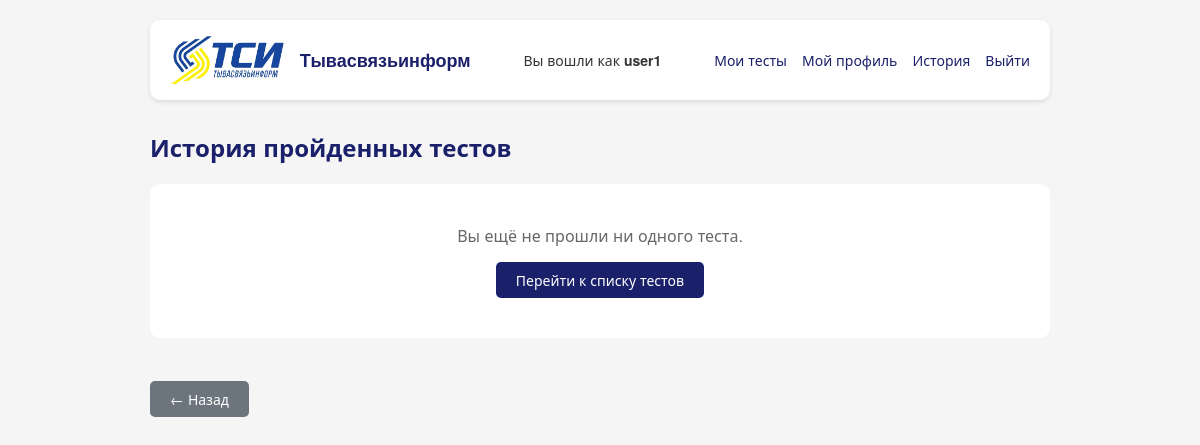
Before: /tests/history/ (signed in) with the older database file.
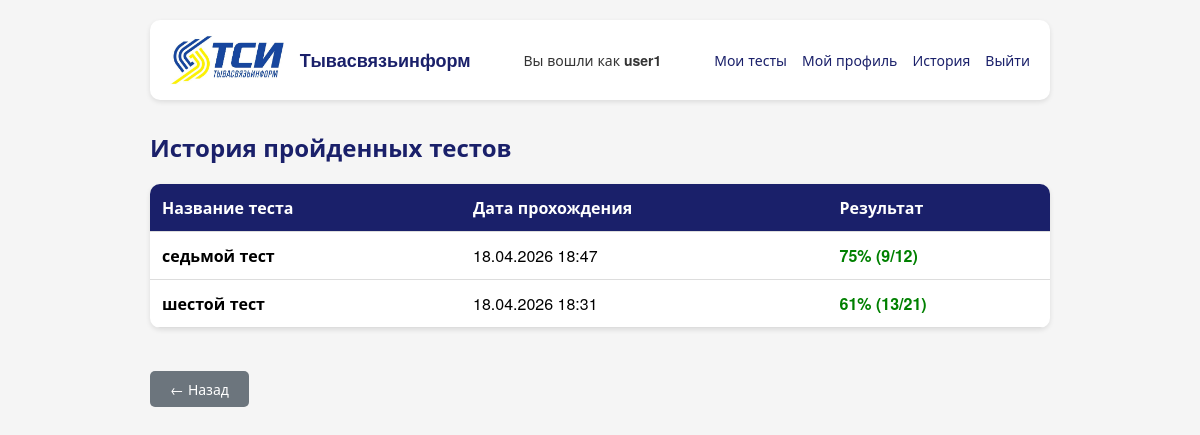
After: the same page with the newer database file.
### testing/models.py (models this page shows, shortened)
class Test(models.Model):
    name = models.CharField(max_length=200)
    category = models.ForeignKey('Category', on_delete=models.SET_NULL, null=True, blank=True, verbose_name="Категория")
    pass_percent = models.IntegerField(
        default=70,
        validators=[MinValueValidator(0), MaxValueValidator(100)],
        verbose_name="Проходной балл (%)"
    )
    is_published = models.BooleanField(default=False, db_index=True, verbose_name="Опубликован")
    target_position = models.ForeignKey(Position, on_delete=models.SET_NULL, null=True, blank=True, db_index=True,
                                        verbose_name="Целевая должность")
    time_limit = models.IntegerField(
        default=0,
        validators=[MinValueValidator(0)],  # ДОБАВЛЕНО
        help_text="Время в минутах (0 - без ограничений)",
        verbose_name="Лимит времени"
    )
    max_attempts = models.IntegerField(
        default=1,
        validators=[MinValueValidator(0)],  # ДОБАВЛЕНО
        help_text="Максимальное количество попыток (0 - без ограничений)",
        verbose_name="Макс. попыток"
    )

class TestAssignment(models.Model):
    test = models.ForeignKey(Test, on_delete=models.CASCADE, db_index=True)
    employee = models.ForeignKey(Employee, on_delete=models.CASCADE, db_index=True)
    assigned_data = models.DateTimeField(auto_now_add=True)
    is_completed = models.BooleanField(default=False, db_index=True)
    completed_at = models.DateTimeField(null=True, blank=True, verbose_name="Дата прохождения")
    deadline = models.DateTimeField(null=True, blank=True, db_index=True,
                                    verbose_name="Срок прохождения")
    class Meta:
        indexes = [
            models.Index(fields=['employee', 'is_completed']),
            models.Index(fields=['test', 'employee']),
        ]

### testing/views.py (the view)
# urls.py: path('tests/history/', views.test_history, name='test_history'),
@login_required
def test_history(request):
    try:
        employee = Employee.objects.get(user=request.user)
    except Employee.DoesNotExist:
        employee = None
    if employee:
        completed_assignments = TestAssignment.objects.filter(
            employee=employee,
            is_completed=True
        ).order_by('-completed_at').select_related('test')
        history = []
        for assignment in completed_assignments:
            from .models import UserAnswer
            user_answers = UserAnswer.objects.filter(
                user=request.user,
                question__test=assignment.test
            )
            correct_count = user_answers.filter(is_correct=True).count()
            total_count = user_answers.count()
            percent = int((correct_count / total_count) * 100) if total_count > 0 else 0
            history.append({
                'test_name': assignment.test.name,
                'completed_at': assignment.completed_at,
                'percent': percent,
                'correct_count': correct_count,
                'total_count': total_count,
            })
    else:
        history = []
    return render(request, 'testing/test_history.html', {'history': history})

### testing/templates/testing/test_history.html (shortened to what this page needs)
{% extends 'base.html' %}
{% block content %}
    <div class="container">
        <h1>История пройденных тестов</h1>
        {% if history %}
            <table>
                <thead>
                    <tr>
                        <th>Название теста</th>
                        <th>Дата прохождения</th>
                        <th>Результат</th>
                    </tr>
                </thead>
                <tbody>
                    {% for item in history %}
                    <tr>
                        <td><strong>{{ item.test_name }}</strong></td>
                        <td>{{ item.completed_at|date:"d.m.Y H:i" }}</td>
                        <td class="passed">{{ item.percent }}% ({{ item.correct_count }}/{{ item.total_count }})</td>
                    </tr>
                    {% endfor %}
                </tbody>
            </table>
        {% else %}
            <div class="no-data">
                <p>Вы ещё не прошли ни одного теста.</p>
                <a href="{% url 'test_list' %}" class="btn">Перейти к списку тестов</a>
            </div>
        {% endif %}
        <br>
        <a href="{% url 'test_list' %}" class="btn" style="background:#6c757d;">← Назад</a>
    </div>
{% endblock %}

Changed rows visible on the page:
added Test: test_name "седьмой тест"
added TestAssignment: completed_at "18.04.2026 18:47"
added Test: test_name "шестой тест"
added TestAssignment: completed_at "18.04.2026 18:31"
Other visible differences:
text no longer shown: "Вы ещё не прошли ни одного теста. Перейти к списку тестов"
text now shown: "Название теста Дата прохождения Результат"
new list line: "75 % ( 9 / 12 )"
new list line: "61 % ( 13 / 21 )"
